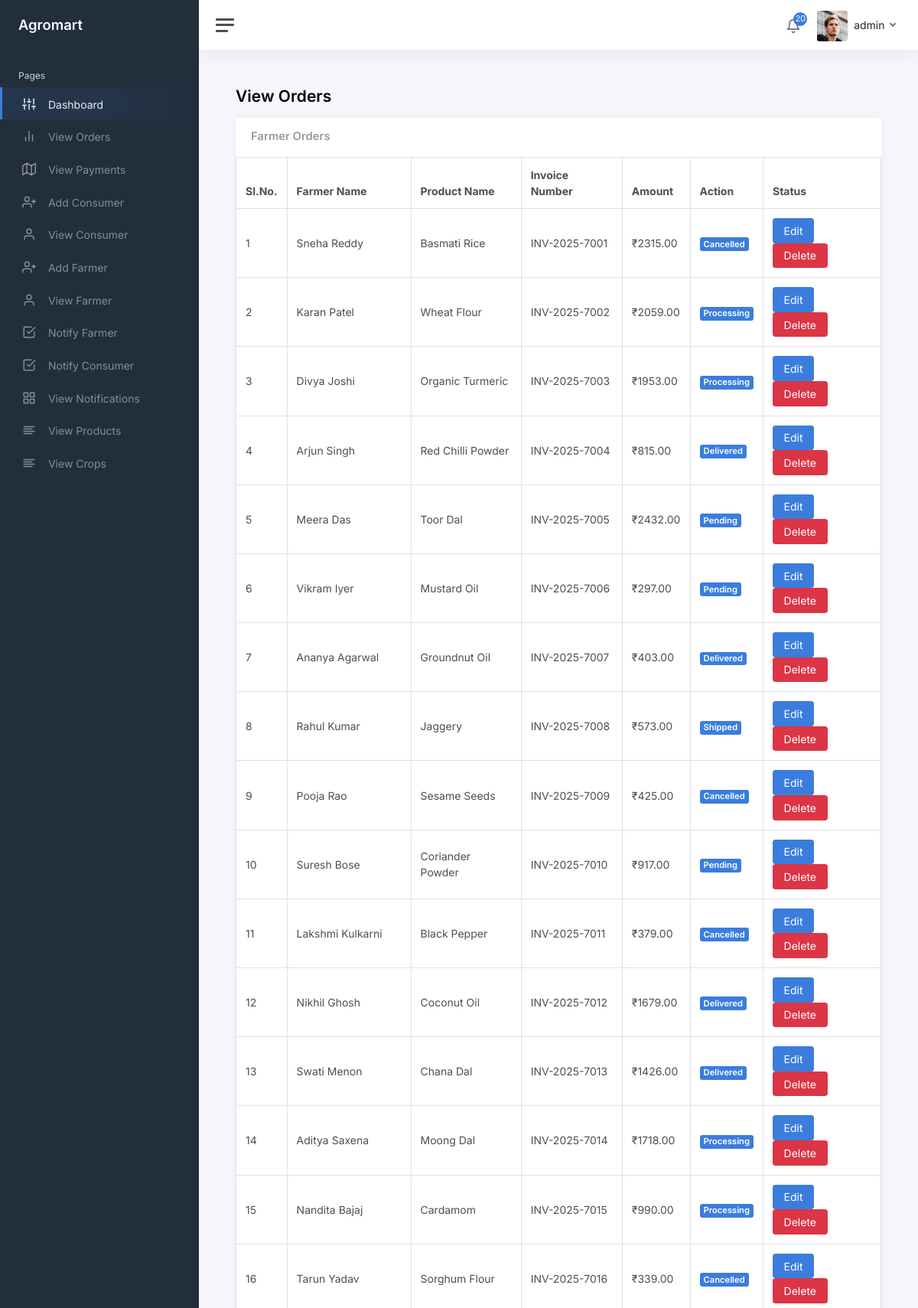
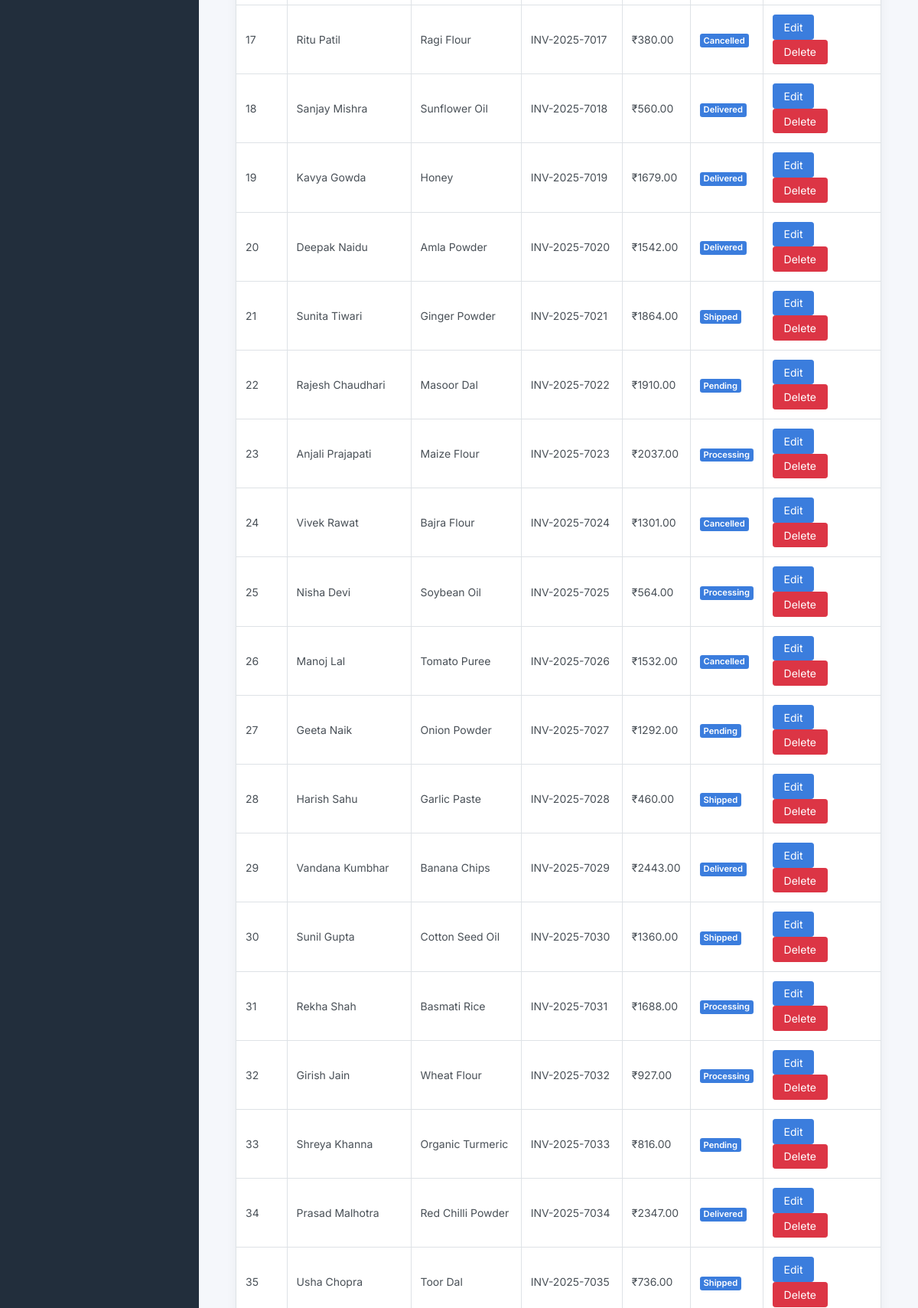
The page /admin/view-orders.php (signed in, upper part) on the database its author committed (2 pictures, top to bottom).
### tables this page shows
CREATE TABLE IF NOT EXISTS `orders` (
  `order_id` int NOT NULL AUTO_INCREMENT,
  `farmer_id` int NOT NULL,
  `product_id` int NOT NULL,
  `invoice_number` varchar(30) NOT NULL,
  `amount` int NOT NULL,
  `status` varchar(30) NOT NULL,
  `datetime` timestamp NOT NULL DEFAULT CURRENT_TIMESTAMP,
  PRIMARY KEY (`order_id`)
);

CREATE TABLE IF NOT EXISTS `farmers` (
  `farmer_id` int NOT NULL AUTO_INCREMENT,
  `farmer_name` varchar(30) NOT NULL,
  `farmer_email` varchar(30) NOT NULL,
  `farmer_contact_number` varchar(12) NOT NULL,
  `farmer_address` text NOT NULL,
  `farmer_username` varchar(30) NOT NULL,
  `farmer_password` varchar(30) NOT NULL,
  PRIMARY KEY (`farmer_id`)
);

CREATE TABLE IF NOT EXISTS `products` (
  `product_id` int NOT NULL AUTO_INCREMENT,
  `product_name` varchar(30) NOT NULL,
  `product_description` text NOT NULL,
  `product_amount` int NOT NULL,
  `consumer_id` int NOT NULL,
  `image_location` text NOT NULL,
  PRIMARY KEY (`product_id`)
);

### admin/view-orders.php (the view, shortened to what this page needs)
<?php
include './includes/connection.php';
?>
<!DOCTYPE html>
<html lang="en">
<head>
	<link href="css/app.css" rel="stylesheet">
</head>
<body>
	<div class="wrapper">
		<?php include('./includes/sidebar.php'); ?>
		<div class="main">
			<?php include('./includes/navbar.php'); ?>
			<main class="content">
				<div class="container-fluid p-0">
					<h1 class="h3 mb-3"><strong>View Orders</strong></h1>
					<div class="row">
						<div class="col-12 d-flex">
							<div class="card flex-fill">
								<div class="card-header">
									<h5 class="card-title mb-0">Farmer Orders</h5>
								</div>
								<table class="table table-bordered my-0">
									<thead>
										<tr>
											<th>Sl.No.</th>
											<th class="d-none d-xl-table-cell">Farmer Name</th>
											<th class="d-none d-xl-table-cell">Product Name</th>
											<th class="d-none d-xl-table-cell">Invoice Number</th>
											<th class="d-none d-xl-table-cell">Amount</th>
											<th class="d-none d-xl-table-cell">Action</th>
											<th>Status</th>
										</tr>
									</thead>
									<tbody>
										<?php
											$query=mysqli_query($con,"SELECT O.order_id, f.farmer_name, p.product_name, o.invoice_number, o.amount, o.status from orders O
											left join farmers F on O.farmer_id=F.farmer_id
											left join products P on P.product_id=O.product_id") or die(mysqli_error($con));
											if(mysqli_num_rows($query)){
												$i=1;
												while($row=mysqli_fetch_array($query)){
										?>
										<tr>
											<td><?php echo $i; ?></td>
											<td class="d-none d-xl-table-cell"><?php echo $row['farmer_name']; ?></td>
											<td class="d-none d-xl-table-cell"><?php echo $row['product_name']; ?></td>
											<td class="d-none d-xl-table-cell"><?php echo $row['invoice_number']; ?></td>
											<td class="d-none d-md-table-cell">&#8377;<?php echo $row['amount']; ?>.00</td>
											<td><span class="badge bg-primary"><?php echo $row['status']; ?></span></td>
											<td class="d-none d-xl-table-cell">
												<a href="./edit-order.php?order_id=<?php echo $row['order_id']; ?>" class="btn btn-primary">Edit</a>
												<a onclick="CheckDelete(<?php echo $row['order_id']; ?>)" class="btn btn-danger">Delete</a>
											</td>
										</tr>
										<?php
												$i++;
												}
											}
										?>
									</tbody>
								</table>
							</div>
						</div>
					</div>
				</div>
			</main>
		</div>
	</div>
</body>
</html>

### rows shown on the page
orders: farmer.farmer_name "Sneha Reddy", product.product_name "Basmati Rice", invoice_number "INV-2025-7001", amount "2315", status "Cancelled"
orders: farmer.farmer_name "Karan Patel", product.product_name "Wheat Flour", invoice_number "INV-2025-7002", amount "2059", status "Processing"
orders: farmer.farmer_name "Divya Joshi", product.product_name "Organic Turmeric", invoice_number "INV-2025-7003", amount "1953", status "Processing"
orders: farmer.farmer_name "Arjun Singh", product.product_name "Red Chilli Powder", invoice_number "INV-2025-7004", amount "815", status "Delivered"
orders: farmer.farmer_name "Meera Das", product.product_name "Toor Dal", invoice_number "INV-2025-7005", amount "2432", status "Pending"
orders: farmer.farmer_name "Vikram Iyer", product.product_name "Mustard Oil", invoice_number "INV-2025-7006", amount "297", status "Pending"
orders: farmer.farmer_name "Ananya Agarwal", product.product_name "Groundnut Oil", invoice_number "INV-2025-7007", amount "403", status "Delivered"
orders: farmer.farmer_name "Rahul Kumar", product.product_name "Jaggery", invoice_number "INV-2025-7008", amount "573", status "Shipped"
orders: farmer.farmer_name "Pooja Rao", product.product_name "Sesame Seeds", invoice_number "INV-2025-7009", amount "425", status "Cancelled"
orders: farmer.farmer_name "Suresh Bose", product.product_name "Coriander Powder", invoice_number "INV-2025-7010", amount "917", status "Pending"
orders: farmer.farmer_name "Lakshmi Kulkarni", product.product_name "Black Pepper", invoice_number "INV-2025-7011", amount "379", status "Cancelled"
orders: farmer.farmer_name "Nikhil Ghosh", product.product_name "Coconut Oil", invoice_number "INV-2025-7012", amount "1679", status "Delivered"
orders: farmer.farmer_name "Swati Menon", product.product_name "Chana Dal", invoice_number "INV-2025-7013", amount "1426", status "Delivered"
orders: farmer.farmer_name "Aditya Saxena", product.product_name "Moong Dal", invoice_number "INV-2025-7014", amount "1718", status "Processing"
orders: farmer.farmer_name "Nandita Bajaj", product.product_name "Cardamom", invoice_number "INV-2025-7015", amount "990", status "Processing"
orders: farmer.farmer_name "Tarun Yadav", product.product_name "Sorghum Flour", invoice_number "INV-2025-7016", amount "339", status "Cancelled"
orders: farmer.farmer_name "Ritu Patil", product.product_name "Ragi Flour", invoice_number "INV-2025-7017", amount "380", status "Cancelled"
orders: farmer.farmer_name "Sanjay Mishra", product.product_name "Sunflower Oil", invoice_number "INV-2025-7018", amount "560", status "Delivered"
orders: farmer.farmer_name "Kavya Gowda", product.product_name "Honey", invoice_number "INV-2025-7019", amount "1679", status "Delivered"
orders: farmer.farmer_name "Deepak Naidu", product.product_name "Amla Powder", invoice_number "INV-2025-7020", amount "1542", status "Delivered"
orders: farmer.farmer_name "Sunita Tiwari", product.product_name "Ginger Powder", invoice_number "INV-2025-7021", amount "1864", status "Shipped"
orders: farmer.farmer_name "Rajesh Chaudhari", product.product_name "Masoor Dal", invoice_number "INV-2025-7022", amount "1910", status "Pending"
orders: farmer.farmer_name "Anjali Prajapati", product.product_name "Maize Flour", invoice_number "INV-2025-7023", amount "2037", status "Processing"
orders: farmer.farmer_name "Vivek Rawat", product.product_name "Bajra Flour", invoice_number "INV-2025-7024", amount "1301", status "Cancelled"
orders: farmer.farmer_name "Nisha Devi", product.product_name "Soybean Oil", invoice_number "INV-2025-7025", amount "564", status "Processing"
orders: farmer.farmer_name "Manoj Lal", product.product_name "Tomato Puree", invoice_number "INV-2025-7026", amount "1532", status "Cancelled"
orders: farmer.farmer_name "Geeta Naik", product.product_name "Onion Powder", invoice_number "INV-2025-7027", amount "1292", status "Pending"
orders: farmer.farmer_name "Harish Sahu", product.product_name "Garlic Paste", invoice_number "INV-2025-7028", amount "460", status "Shipped"
orders: farmer.farmer_name "Vandana Kumbhar", product.product_name "Banana Chips", invoice_number "INV-2025-7029", amount "2443", status "Delivered"
orders: farmer.farmer_name "Sunil Gupta", product.product_name "Cotton Seed Oil", invoice_number "INV-2025-7030", amount "1360", status "Shipped"
orders: farmer.farmer_name "Rekha Shah", product.product_name "Basmati Rice", invoice_number "INV-2025-7031", amount "1688", status "Processing"
orders: farmer.farmer_name "Girish Jain", product.product_name "Wheat Flour", invoice_number "INV-2025-7032", amount "927", status "Processing"
orders: farmer.farmer_name "Shreya Khanna", product.product_name "Organic Turmeric", invoice_number "INV-2025-7033", amount "816", status "Pending"
orders: farmer.farmer_name "Prasad Malhotra", product.product_name "Red Chilli Powder", invoice_number "INV-2025-7034", amount "2347", status "Delivered"
orders: farmer.farmer_name "Usha Chopra", product.product_name "Toor Dal", invoice_number "INV-2025-7035", amount "736", status "Shipped"

### other values the page prints
$Count "20"
$Name "admin"
